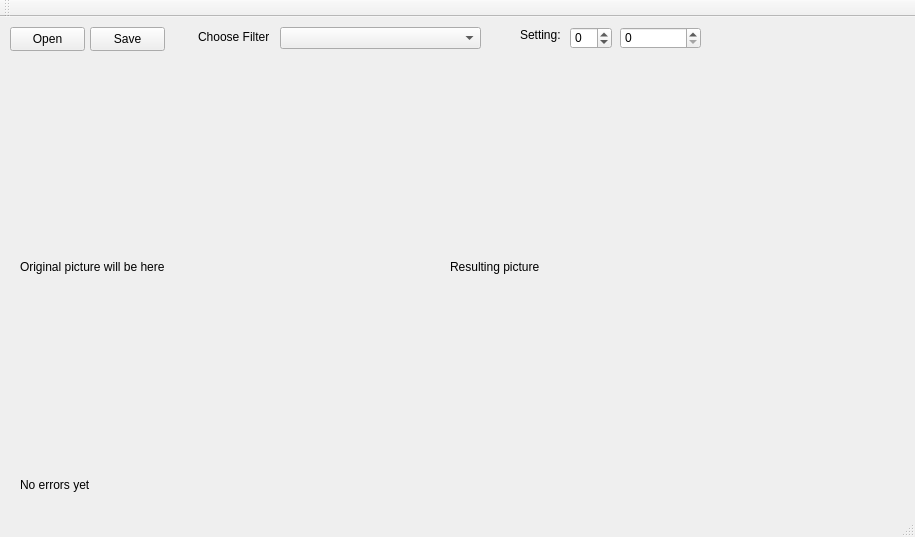
<?xml version="1.0" encoding="UTF-8"?>
<ui version="4.0">
 <class>reworkClass</class>
 <widget class="QMainWindow" name="reworkClass">
  <property name="geometry">
   <rect>
    <x>0</x>
    <y>0</y>
    <width>915</width>
    <height>537</height>
   </rect>
  </property>
  <property name="windowTitle">
   <string>rework</string>
  </property>
  <widget class="QWidget" name="centralWidget">
   <widget class="QPushButton" name="openButton">
    <property name="geometry">
     <rect>
      <x>10</x>
      <y>10</y>
      <width>75</width>
      <height>24</height>
     </rect>
    </property>
    <property name="text">
     <string>Open</string>
    </property>
   </widget>
   <widget class="QPushButton" name="saveButton">
    <property name="geometry">
     <rect>
      <x>90</x>
      <y>10</y>
      <width>75</width>
      <height>24</height>
     </rect>
    </property>
    <property name="text">
     <string>Save</string>
    </property>
   </widget>
   <widget class="QLabel" name="imageLabel1">
    <property name="geometry">
     <rect>
      <x>20</x>
      <y>50</y>
      <width>400</width>
      <height>400</height>
     </rect>
    </property>
    <property name="text">
     <string>Original picture will be here</string>
    </property>
   </widget>
   <widget class="QLabel" name="imageLabel2">
    <property name="geometry">
     <rect>
      <x>450</x>
      <y>50</y>
      <width>400</width>
      <height>400</height>
     </rect>
    </property>
    <property name="text">
     <string>Resulting picture</string>
    </property>
   </widget>
   <widget class="QComboBox" name="comboBox">
    <property name="geometry">
     <rect>
      <x>280</x>
      <y>10</y>
      <width>201</width>
      <height>22</height>
     </rect>
    </property>
   </widget>
   <widget class="QLabel" name="errorLabel">
    <property name="geometry">
     <rect>
      <x>20</x>
      <y>460</y>
      <width>341</width>
      <height>16</height>
     </rect>
    </property>
    <property name="text">
     <string>No errors yet</string>
    </property>
   </widget>
   <widget class="QSpinBox" name="spinBox">
    <property name="geometry">
     <rect>
      <x>570</x>
      <y>10</y>
      <width>42</width>
      <height>22</height>
     </rect>
    </property>
    <property name="minimum">
     <number>-20</number>
    </property>
   </widget>
   <widget class="QLabel" name="label">
    <property name="geometry">
     <rect>
      <x>198</x>
      <y>10</y>
      <width>71</width>
      <height>20</height>
     </rect>
    </property>
    <property name="text">
     <string>Choose Filter:</string>
    </property>
   </widget>
   <widget class="QLabel" name="label_2">
    <property name="geometry">
     <rect>
      <x>520</x>
      <y>10</y>
      <width>49</width>
      <height>16</height>
     </rect>
    </property>
    <property name="text">
     <string>Setting:</string>
    </property>
   </widget>
   <widget class="QSpinBox" name="spinBox_2">
    <property name="geometry">
     <rect>
      <x>620</x>
      <y>10</y>
      <width>81</width>
      <height>22</height>
     </rect>
    </property>
    <property name="maximum">
     <number>9999999</number>
    </property>
   </widget>
  </widget>
  <widget class="QMenuBar" name="menuBar">
   <property name="geometry">
    <rect>
     <x>0</x>
     <y>0</y>
     <width>915</width>
     <height>22</height>
    </rect>
   </property>
  </widget>
  <widget class="QToolBar" name="mainToolBar">
   <attribute name="toolBarArea">
    <enum>TopToolBarArea</enum>
   </attribute>
   <attribute name="toolBarBreak">
    <bool>false</bool>
   </attribute>
  </widget>
  <widget class="QStatusBar" name="statusBar"/>
 </widget>
 <layoutdefault spacing="6" margin="11"/>
 <resources>
  <include location="rework.qrc"/>
 </resources>
 <connections/>
</ui>
